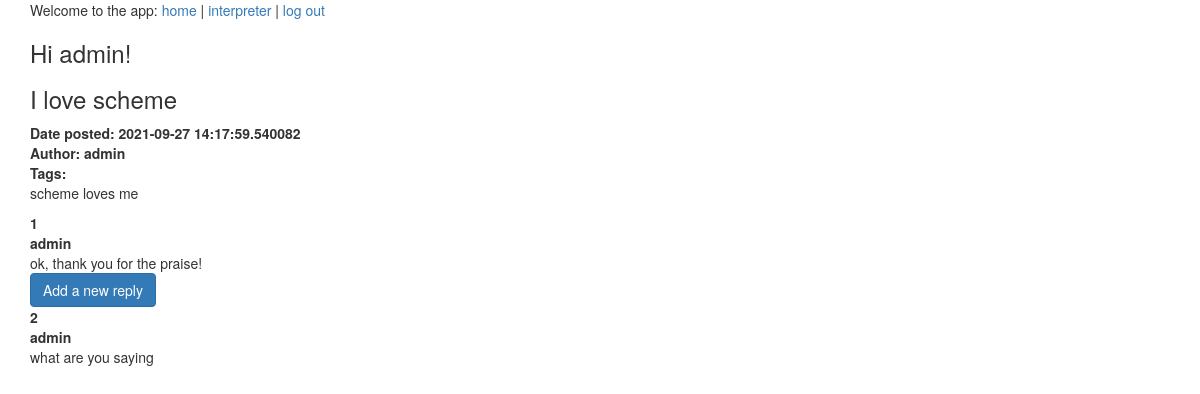
Before: /postpage/2 (signed in) with the older database file.
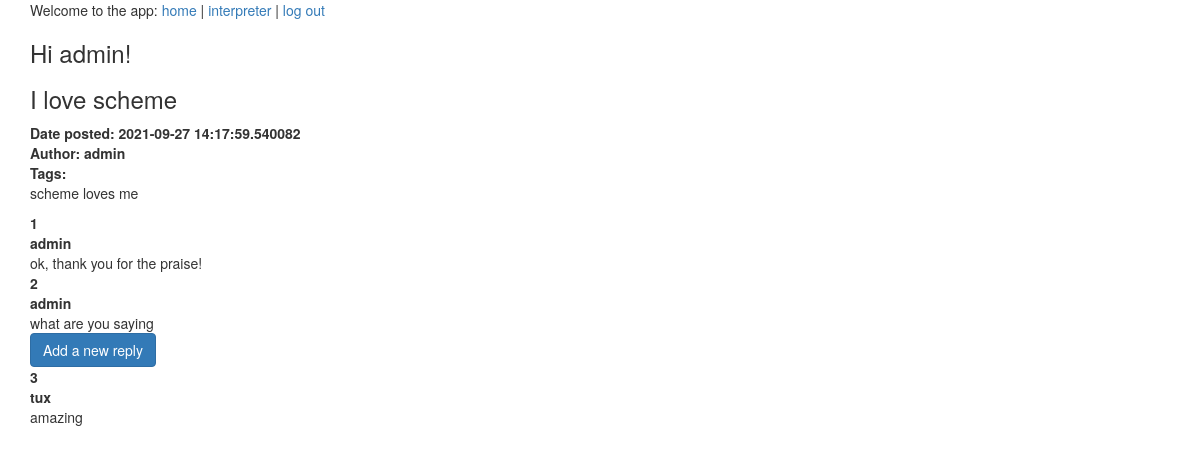
After: the same page with the newer database file.
### schemeinterp/models.py (models this page shows, shortened)
class User(db.Model, UserMixin):
    id = db.Column(db.Integer, primary_key=True)
    username = db.Column(db.String(50), unique=True)
    password = db.Column(db.String(256))
    email = db.Column(db.String(120), index=True, unique=True)
    date_created = db.Column(db.DateTime, default=datetime.now())
    posts = db.relationship(
        "Post", backref="user", lazy="joined"
    )  # ONE TO MANY relship
    replies = db.relationship("Reply", backref="user", lazy="joined")
    tags = db.relationship("Tag", backref="user", lazy="joined")  # ONE TO MANY relship

class Reply(db.Model):
    id = db.Column(db.Integer, primary_key=True)
    reply_content = db.Column(db.String(500))
    post_id = db.Column(db.Integer, db.ForeignKey("post.id"))
    user_id = db.Column(db.Integer, db.ForeignKey("user.id"))

### schemeinterp/views.py (the view)
@app.route("/postpage/<int:post_id>", methods=["GET"])
@login_required
def viewpost(post_id):
    post = Post.query.filter_by(id=post_id).first()
    user = User.query.filter_by(id=post.user_id).first().username
    user_replies = []
    for i in range(len(post.replies)):
        user_replies.append(
            User.query.filter_by(id=post.replies[i].user_id).first().username
        )
    return render_template(
        "postpage.html", post=post, username=user, user_replies=user_replies
    )

### schemeinterp/models.py (called while the page is built)
@login.user_loader
def load_user(user_id):
    return User.query.get(int(user_id))

### schemeinterp/templates/postpage.html (shortened to what this page needs)
{% extends "template.html" %}
{% block content %}
<div class="container">
  {% if current_user.is_authenticated %}
    <h3>Hi {{ current_user.username }}!</h3>
  {% endif %}
  <h3>{{post.name}}</h3>
  <table>
    <tr>
      <th>Date posted: {{post.tdate}}</th>
    </tr>
    <tr>
      <th>Author: {{username}}</th>
    </tr>
    <tr>
      <th>Tags:
      </th>
    </tr>
  </table>
  <p>{{post.description}}</p>
  {% for reply in range(post.replies|length) %}
    <table>
      <tr>
        <th>{{reply + 1}}</th>
      </tr>
      <tr>
        <th>{{user_replies[reply]}}</th>
      </tr>
      <tr>
        <td>{{post.replies[reply].reply_content}}</td>
      </tr>
  {% endfor %}
  <form action="/replyform/{{post.id}}">
  <input type="Submit" value="Add a new reply" class="btn btn-primary" >
  </form>
{% endblock %}

Changed rows visible on the page:
now on this page (row unchanged): User: username "tux"
added Reply: reply_content "amazing"
Other visible differences:
new list line: "3"
